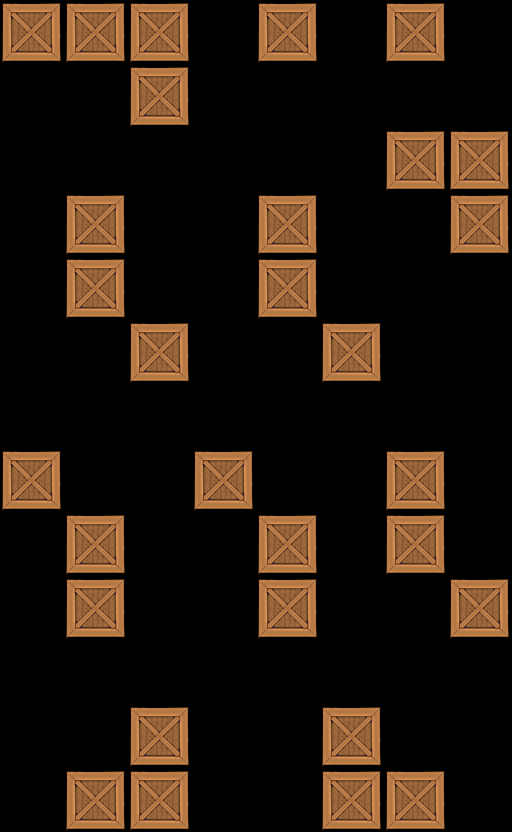

Tiled map render using the project's own tile images. Description and the map definition, with tile-layer contents summarised, below:
An orthogonal 8x13 tile map with 64x64 px tiles, 1 tile layer (Tile Layer 1).

<map version="1.0" orientation="orthogonal" width="8" height="13" tilewidth="64" tileheight="64">
 <tileset firstgid="1" name="crate" tilewidth="64" tileheight="64">
  <image source="../../crate4.png" width="64" height="64" />
 </tileset>
 <layer name="Tile Layer 1" width="8" height="13">
  <data>[104 cells, 30 non-empty, 1 distinct tile ids]</data>
 </layer>
</map>
